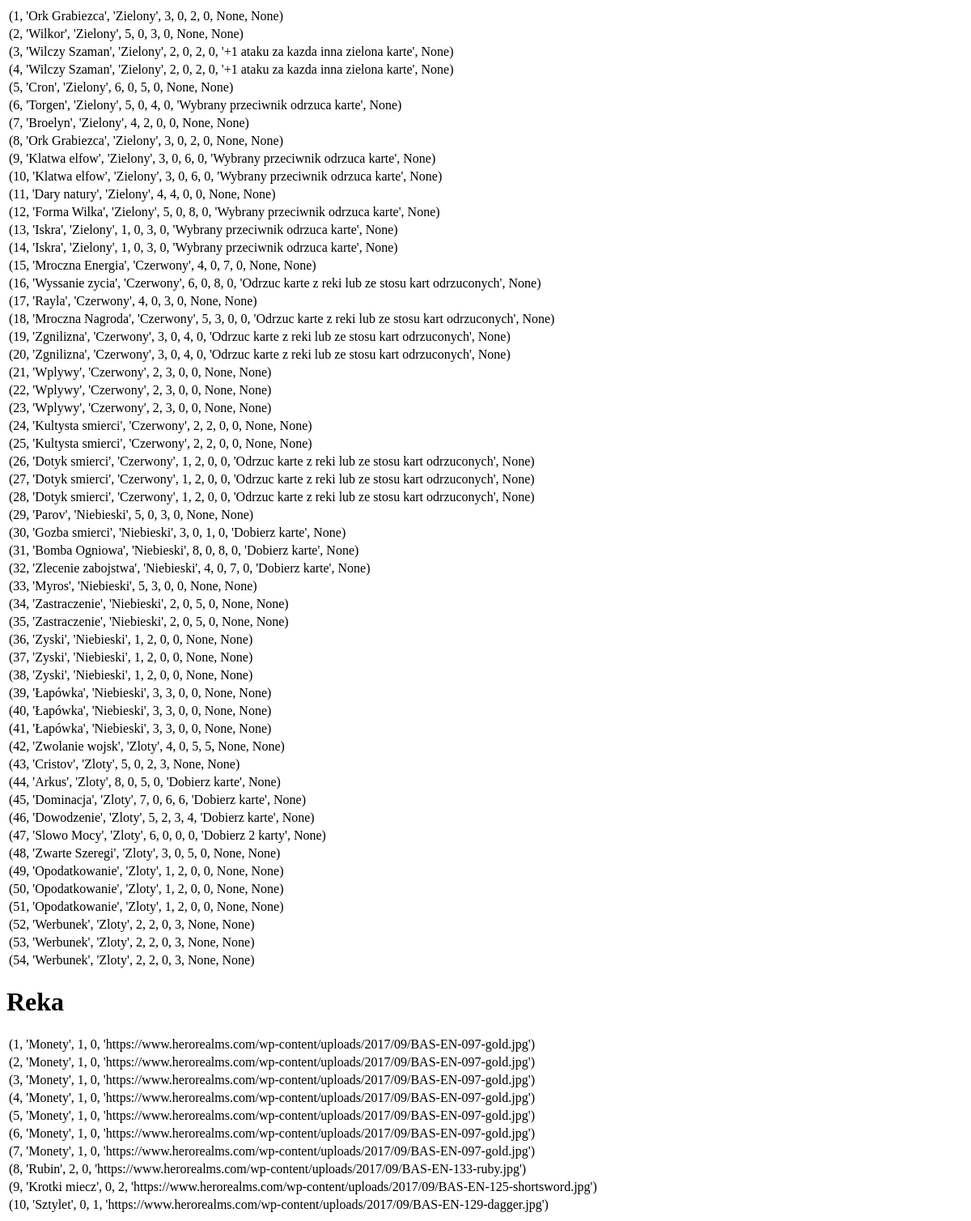
Before: /cards with the older database file.
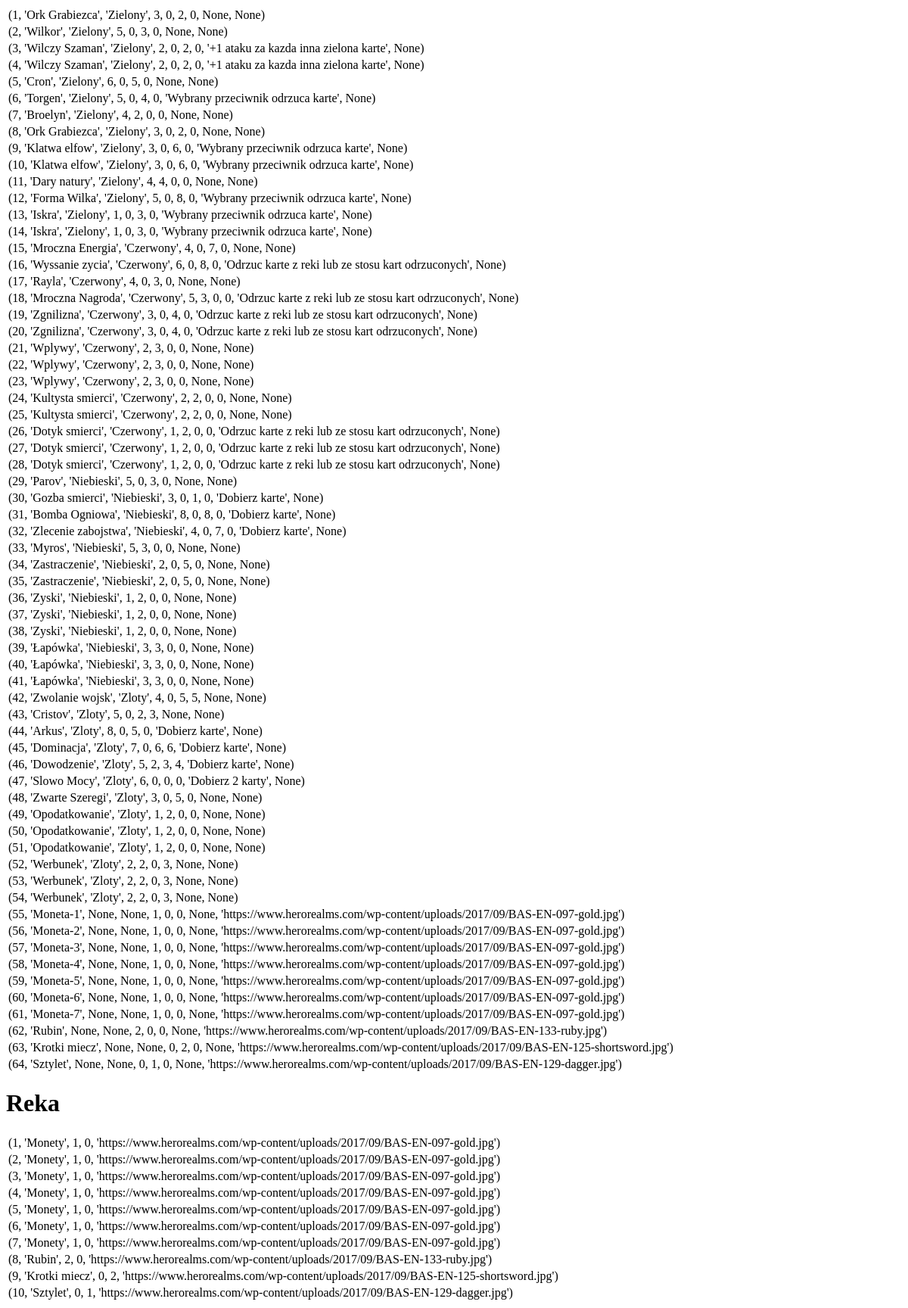
After: the same page with the newer database file.
### tables this page shows
CREATE TABLE Hero_1 (
  `ID` int(11) NOT NULL,
  `Nazwa` varchar(20) NOT NULL,
  `Kolor` varchar(20) DEFAULT NULL,
  `Cena` int(11) DEFAULT NULL,
  `Monety` int(11) DEFAULT NULL,
  `Atak` int(11) DEFAULT NULL,
  `Zdrowie` int(11) DEFAULT NULL,
  `Inne_zdolnosci` varchar(50) DEFAULT NULL,
  `Zdjecie` varchar(50) DEFAULT NULL
);

CREATE TABLE `Reka` (
  `ID` int(11) NOT NULL,
  `Nazwa` varchar(20) NOT NULL,
  `Monety` int(11) DEFAULT NULL,
  `Atak` int(11) DEFAULT NULL,
  `Zdjecie` varchar(100) NOT NULL
);

### app.py (the view)
@app.route('/cards', methods=['GET', 'POST'])
def cards():
    return render_template("cards.html", result=engine.execute(hero_select), result2=engine.execute(reka_select))

### templates/cards.html (shortened to what this page needs)
<html>
<head>
</head>
<body>
	<table>
		{% for row in result%}
		<tr>
			<td>{{row}}</td>
		</tr>
		{% endfor%}
	</table>
	<h1>Reka</h1>
	<table>
		{% for row in result2%}
		<tr>
			<td>{{row}}</td>
		</tr>
		{% endfor%}
	</table>
</body>
</html>

Changed rows visible on the page:
added Hero_1: row "(55, 'Moneta-1', None, None, 1, 0, 0, None, 'https://www.herorealms.com/wp-content/uploads/2017/09/BAS-EN-097-gold.jpg')"
added Hero_1: row "(56, 'Moneta-2', None, None, 1, 0, 0, None, 'https://www.herorealms.com/wp-content/uploads/2017/09/BAS-EN-097-gold.jpg')"
added Hero_1: row "(57, 'Moneta-3', None, None, 1, 0, 0, None, 'https://www.herorealms.com/wp-content/uploads/2017/09/BAS-EN-097-gold.jpg')"
added Hero_1: row "(58, 'Moneta-4', None, None, 1, 0, 0, None, 'https://www.herorealms.com/wp-content/uploads/2017/09/BAS-EN-097-gold.jpg')"
added Hero_1: row "(59, 'Moneta-5', None, None, 1, 0, 0, None, 'https://www.herorealms.com/wp-content/uploads/2017/09/BAS-EN-097-gold.jpg')"
added Hero_1: row "(60, 'Moneta-6', None, None, 1, 0, 0, None, 'https://www.herorealms.com/wp-content/uploads/2017/09/BAS-EN-097-gold.jpg')"
added Hero_1: row "(61, 'Moneta-7', None, None, 1, 0, 0, None, 'https://www.herorealms.com/wp-content/uploads/2017/09/BAS-EN-097-gold.jpg')"
added Hero_1: row "(62, 'Rubin', None, None, 2, 0, 0, None, 'https://www.herorealms.com/wp-content/uploads/2017/09/BAS-EN-133-ruby.jpg')"
added Hero_1: row "(63, 'Krotki miecz', None, None, 0, 2, 0, None, 'https://www.herorealms.com/wp-content/uploads/2017/09/BAS-EN-125-shortsword.jpg')"
added Hero_1: row "(64, 'Sztylet', None, None, 0, 1, 0, None, 'https://www.herorealms.com/wp-content/uploads/2017/09/BAS-EN-129-dagger.jpg')"
